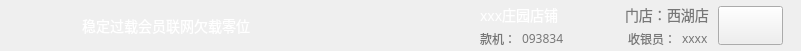
<?xml version="1.0" encoding="UTF-8"?>
<ui version="4.0">
 <class>TitleBarLabel</class>
 <widget class="QWidget" name="TitleBarLabel">
  <property name="geometry">
   <rect>
    <x>0</x>
    <y>0</y>
    <width>801</width>
    <height>51</height>
   </rect>
  </property>
  <property name="minimumSize">
   <size>
    <width>800</width>
    <height>51</height>
   </size>
  </property>
  <property name="maximumSize">
   <size>
    <width>16777215</width>
    <height>16777215</height>
   </size>
  </property>
  <property name="windowTitle">
   <string>TitleBarLabel</string>
  </property>
  <property name="styleSheet">
   <string notr="true"/>
  </property>
  <layout class="QHBoxLayout" name="horizontalLayout_5">
   <property name="spacing">
    <number>0</number>
   </property>
   <property name="leftMargin">
    <number>0</number>
   </property>
   <property name="topMargin">
    <number>0</number>
   </property>
   <property name="rightMargin">
    <number>0</number>
   </property>
   <property name="bottomMargin">
    <number>0</number>
   </property>
   <item>
    <widget class="QWidget" name="skintWidget" native="true">
     <property name="styleSheet">
      <string notr="true">QWidget#skintWidget {
	border-image: url(:/shareImages/title_bar.png);
}</string>
     </property>
     <layout class="QHBoxLayout" name="horizontalLayout_7">
      <property name="spacing">
       <number>0</number>
      </property>
      <property name="leftMargin">
       <number>18</number>
      </property>
      <property name="topMargin">
       <number>0</number>
      </property>
      <property name="rightMargin">
       <number>18</number>
      </property>
      <property name="bottomMargin">
       <number>0</number>
      </property>
      <item>
       <widget class="QLabel" name="logoLabel">
        <property name="sizePolicy">
         <sizepolicy hsizetype="Preferred" vsizetype="Preferred">
          <horstretch>0</horstretch>
          <verstretch>0</verstretch>
         </sizepolicy>
        </property>
        <property name="minimumSize">
         <size>
          <width>64</width>
          <height>19</height>
         </size>
        </property>
        <property name="maximumSize">
         <size>
          <width>16777215</width>
          <height>16777215</height>
         </size>
        </property>
        <property name="font">
         <font>
          <pointsize>10</pointsize>
         </font>
        </property>
        <property name="styleSheet">
         <string notr="true">/*border-image: url(:/shareImages/logo.png);*/
image: url(:/saleImage/logo_sale.png);</string>
        </property>
        <property name="text">
         <string/>
        </property>
       </widget>
      </item>
      <item>
       <widget class="QPushButton" name="stableButton">
        <property name="sizePolicy">
         <sizepolicy hsizetype="Minimum" vsizetype="Expanding">
          <horstretch>0</horstretch>
          <verstretch>0</verstretch>
         </sizepolicy>
        </property>
        <property name="minimumSize">
         <size>
          <width>0</width>
          <height>19</height>
         </size>
        </property>
        <property name="maximumSize">
         <size>
          <width>16777215</width>
          <height>16777215</height>
         </size>
        </property>
        <property name="font">
         <font>
          <family>微软雅黑</family>
          <pointsize>-1</pointsize>
         </font>
        </property>
        <property name="focusPolicy">
         <enum>Qt::NoFocus</enum>
        </property>
        <property name="styleSheet">
         <string notr="true">color: rgb(255, 255, 255);
border:none;
font-size:14px;
font-family:&quot;微软雅黑&quot;;</string>
        </property>
        <property name="text">
         <string>稳定</string>
        </property>
        <property name="icon">
         <iconset resource="../common_ui/resources.qrc">
          <normaloff>:/icoImage/stable_light.png</normaloff>
          <disabledoff>:/icoImage/stable.png</disabledoff>:/icoImage/stable_light.png</iconset>
        </property>
        <property name="iconSize">
         <size>
          <width>35</width>
          <height>32</height>
         </size>
        </property>
        <property name="flat">
         <bool>true</bool>
        </property>
       </widget>
      </item>
      <item>
       <widget class="QPushButton" name="overWeightButton">
        <property name="sizePolicy">
         <sizepolicy hsizetype="Minimum" vsizetype="Expanding">
          <horstretch>0</horstretch>
          <verstretch>0</verstretch>
         </sizepolicy>
        </property>
        <property name="minimumSize">
         <size>
          <width>0</width>
          <height>19</height>
         </size>
        </property>
        <property name="maximumSize">
         <size>
          <width>16777215</width>
          <height>16777215</height>
         </size>
        </property>
        <property name="font">
         <font>
          <family>微软雅黑</family>
          <pointsize>-1</pointsize>
         </font>
        </property>
        <property name="focusPolicy">
         <enum>Qt::NoFocus</enum>
        </property>
        <property name="styleSheet">
         <string notr="true">font-size:14px;
font-family:&quot;微软雅黑&quot;;
color: rgb(255, 255, 255);
border: none;</string>
        </property>
        <property name="text">
         <string>过载</string>
        </property>
        <property name="icon">
         <iconset resource="../common_ui/resources.qrc">
          <normaloff>:/icoImage/overload_light.png</normaloff>
          <disabledoff>:/icoImage/overload.png</disabledoff>:/icoImage/overload_light.png</iconset>
        </property>
        <property name="iconSize">
         <size>
          <width>35</width>
          <height>32</height>
         </size>
        </property>
        <property name="flat">
         <bool>true</bool>
        </property>
       </widget>
      </item>
      <item>
       <widget class="QPushButton" name="memberButton">
        <property name="sizePolicy">
         <sizepolicy hsizetype="Minimum" vsizetype="Expanding">
          <horstretch>0</horstretch>
          <verstretch>0</verstretch>
         </sizepolicy>
        </property>
        <property name="minimumSize">
         <size>
          <width>0</width>
          <height>19</height>
         </size>
        </property>
        <property name="maximumSize">
         <size>
          <width>16777215</width>
          <height>16777215</height>
         </size>
        </property>
        <property name="font">
         <font>
          <family>微软雅黑</family>
          <pointsize>-1</pointsize>
         </font>
        </property>
        <property name="focusPolicy">
         <enum>Qt::NoFocus</enum>
        </property>
        <property name="styleSheet">
         <string notr="true">font-size:14px;
font-family:&quot;微软雅黑&quot;;
color: rgb(255, 255, 255);
border: none;</string>
        </property>
        <property name="text">
         <string>会员</string>
        </property>
        <property name="icon">
         <iconset resource="../common_ui/resources.qrc">
          <normaloff>:/icoImage/member_light.png</normaloff>
          <disabledoff>:/icoImage/member.png</disabledoff>:/icoImage/member_light.png</iconset>
        </property>
        <property name="iconSize">
         <size>
          <width>35</width>
          <height>32</height>
         </size>
        </property>
        <property name="flat">
         <bool>true</bool>
        </property>
       </widget>
      </item>
      <item>
       <widget class="QPushButton" name="onlineStateButton">
        <property name="sizePolicy">
         <sizepolicy hsizetype="Minimum" vsizetype="Expanding">
          <horstretch>0</horstretch>
          <verstretch>0</verstretch>
         </sizepolicy>
        </property>
        <property name="minimumSize">
         <size>
          <width>0</width>
          <height>19</height>
         </size>
        </property>
        <property name="maximumSize">
         <size>
          <width>16777215</width>
          <height>16777215</height>
         </size>
        </property>
        <property name="font">
         <font>
          <family>微软雅黑</family>
          <pointsize>-1</pointsize>
         </font>
        </property>
        <property name="focusPolicy">
         <enum>Qt::NoFocus</enum>
        </property>
        <property name="styleSheet">
         <string notr="true">font-size:14px;
font-family:&quot;微软雅黑&quot;;
color: rgb(255, 255, 255);
border: none;</string>
        </property>
        <property name="text">
         <string>联网</string>
        </property>
        <property name="icon">
         <iconset resource="../common_ui/resources.qrc">
          <normaloff>:/icoImage/networking_light.png</normaloff>
          <disabledoff>:/icoImage/networking.png</disabledoff>:/icoImage/networking_light.png</iconset>
        </property>
        <property name="iconSize">
         <size>
          <width>35</width>
          <height>32</height>
         </size>
        </property>
        <property name="flat">
         <bool>true</bool>
        </property>
       </widget>
      </item>
      <item>
       <widget class="QPushButton" name="lessWeightButton">
        <property name="sizePolicy">
         <sizepolicy hsizetype="Minimum" vsizetype="Expanding">
          <horstretch>0</horstretch>
          <verstretch>0</verstretch>
         </sizepolicy>
        </property>
        <property name="minimumSize">
         <size>
          <width>0</width>
          <height>19</height>
         </size>
        </property>
        <property name="maximumSize">
         <size>
          <width>16777215</width>
          <height>16777215</height>
         </size>
        </property>
        <property name="font">
         <font>
          <family>微软雅黑</family>
          <pointsize>-1</pointsize>
         </font>
        </property>
        <property name="focusPolicy">
         <enum>Qt::NoFocus</enum>
        </property>
        <property name="styleSheet">
         <string notr="true">font-size:14px;
font-family:&quot;微软雅黑&quot;;
color: rgb(255, 255, 255);
border: none;</string>
        </property>
        <property name="text">
         <string>欠载</string>
        </property>
        <property name="icon">
         <iconset resource="../common_ui/resources.qrc">
          <normaloff>:/icoImage/underload_light.png</normaloff>
          <disabledoff>:/icoImage/underload.png</disabledoff>:/icoImage/underload_light.png</iconset>
        </property>
        <property name="iconSize">
         <size>
          <width>35</width>
          <height>32</height>
         </size>
        </property>
        <property name="flat">
         <bool>true</bool>
        </property>
       </widget>
      </item>
      <item>
       <widget class="QPushButton" name="zeroButton">
        <property name="sizePolicy">
         <sizepolicy hsizetype="Minimum" vsizetype="Expanding">
          <horstretch>0</horstretch>
          <verstretch>0</verstretch>
         </sizepolicy>
        </property>
        <property name="minimumSize">
         <size>
          <width>0</width>
          <height>19</height>
         </size>
        </property>
        <property name="maximumSize">
         <size>
          <width>16777215</width>
          <height>16777215</height>
         </size>
        </property>
        <property name="font">
         <font>
          <family>微软雅黑</family>
          <pointsize>-1</pointsize>
         </font>
        </property>
        <property name="focusPolicy">
         <enum>Qt::NoFocus</enum>
        </property>
        <property name="styleSheet">
         <string notr="true">font-size:14px;
font-family:&quot;微软雅黑&quot;;
color: rgb(255, 255, 255);
border: none;</string>
        </property>
        <property name="text">
         <string>零位</string>
        </property>
        <property name="icon">
         <iconset resource="../common_ui/resources.qrc">
          <normaloff>:/icoImage/zero_light.png</normaloff>
          <disabledoff>:/icoImage/zero.png</disabledoff>:/icoImage/zero_light.png</iconset>
        </property>
        <property name="iconSize">
         <size>
          <width>35</width>
          <height>32</height>
         </size>
        </property>
        <property name="flat">
         <bool>true</bool>
        </property>
       </widget>
      </item>
      <item>
       <spacer name="horizontalSpacer">
        <property name="orientation">
         <enum>Qt::Horizontal</enum>
        </property>
        <property name="sizeHint" stdset="0">
         <size>
          <width>25</width>
          <height>48</height>
         </size>
        </property>
       </spacer>
      </item>
      <item>
       <layout class="QVBoxLayout" name="verticalLayout">
        <property name="spacing">
         <number>0</number>
        </property>
        <item>
         <layout class="QHBoxLayout" name="horizontalLayout_4">
          <property name="spacing">
           <number>0</number>
          </property>
          <property name="topMargin">
           <number>4</number>
          </property>
          <item>
           <widget class="QLabel" name="shopLabel">
            <property name="sizePolicy">
             <sizepolicy hsizetype="Preferred" vsizetype="Minimum">
              <horstretch>0</horstretch>
              <verstretch>0</verstretch>
             </sizepolicy>
            </property>
            <property name="minimumSize">
             <size>
              <width>0</width>
              <height>15</height>
             </size>
            </property>
            <property name="maximumSize">
             <size>
              <width>16777215</width>
              <height>16777215</height>
             </size>
            </property>
            <property name="font">
             <font>
              <family>微软雅黑</family>
              <pointsize>-1</pointsize>
             </font>
            </property>
            <property name="styleSheet">
             <string notr="true">font-size:14px;
font-family:&quot;微软雅黑&quot;;
color: rgb(255, 255, 255);</string>
            </property>
            <property name="lineWidth">
             <number>1</number>
            </property>
            <property name="text">
             <string>xxx庄园店铺</string>
            </property>
           </widget>
          </item>
          <item>
           <spacer name="horizontalSpacer_3">
            <property name="orientation">
             <enum>Qt::Horizontal</enum>
            </property>
            <property name="sizeHint" stdset="0">
             <size>
              <width>40</width>
              <height>20</height>
             </size>
            </property>
           </spacer>
          </item>
          <item>
           <widget class="QLabel" name="storeLabel">
            <property name="sizePolicy">
             <sizepolicy hsizetype="Preferred" vsizetype="Minimum">
              <horstretch>0</horstretch>
              <verstretch>0</verstretch>
             </sizepolicy>
            </property>
            <property name="minimumSize">
             <size>
              <width>0</width>
              <height>15</height>
             </size>
            </property>
            <property name="maximumSize">
             <size>
              <width>16777215</width>
              <height>16777215</height>
             </size>
            </property>
            <property name="font">
             <font>
              <family>微软雅黑</family>
              <pointsize>-1</pointsize>
             </font>
            </property>
            <property name="styleSheet">
             <string notr="true">font-size:14px;
font-family:&quot;微软雅黑&quot;;
color: rgb(119, 119, 119);</string>
            </property>
            <property name="text">
             <string>门店：</string>
            </property>
           </widget>
          </item>
          <item>
           <widget class="QLabel" name="storeNameLabel">
            <property name="sizePolicy">
             <sizepolicy hsizetype="Preferred" vsizetype="Minimum">
              <horstretch>0</horstretch>
              <verstretch>0</verstretch>
             </sizepolicy>
            </property>
            <property name="minimumSize">
             <size>
              <width>0</width>
              <height>15</height>
             </size>
            </property>
            <property name="maximumSize">
             <size>
              <width>16777215</width>
              <height>16777215</height>
             </size>
            </property>
            <property name="font">
             <font>
              <family>微软雅黑</family>
              <pointsize>-1</pointsize>
             </font>
            </property>
            <property name="styleSheet">
             <string notr="true">font-size:14px;
font-family:&quot;微软雅黑&quot;;
color: rgb(119, 119, 119);</string>
            </property>
            <property name="text">
             <string>西湖店</string>
            </property>
           </widget>
          </item>
         </layout>
        </item>
        <item>
         <layout class="QHBoxLayout" name="horizontalLayout">
          <property name="spacing">
           <number>6</number>
          </property>
          <item>
           <widget class="QLabel" name="posLabel">
            <property name="sizePolicy">
             <sizepolicy hsizetype="Preferred" vsizetype="Minimum">
              <horstretch>0</horstretch>
              <verstretch>0</verstretch>
             </sizepolicy>
            </property>
            <property name="minimumSize">
             <size>
              <width>0</width>
              <height>15</height>
             </size>
            </property>
            <property name="maximumSize">
             <size>
              <width>16777215</width>
              <height>16777215</height>
             </size>
            </property>
            <property name="font">
             <font>
              <family>微软雅黑</family>
              <pointsize>-1</pointsize>
             </font>
            </property>
            <property name="styleSheet">
             <string notr="true">font-size:12px;
font-family:&quot;微软雅黑&quot;;
color: rgb(119, 119, 119);</string>
            </property>
            <property name="text">
             <string>款机：</string>
            </property>
           </widget>
          </item>
          <item>
           <widget class="QLabel" name="posIDLabel">
            <property name="sizePolicy">
             <sizepolicy hsizetype="Preferred" vsizetype="Minimum">
              <horstretch>0</horstretch>
              <verstretch>0</verstretch>
             </sizepolicy>
            </property>
            <property name="minimumSize">
             <size>
              <width>0</width>
              <height>15</height>
             </size>
            </property>
            <property name="maximumSize">
             <size>
              <width>16777215</width>
              <height>16777215</height>
             </size>
            </property>
            <property name="font">
             <font>
              <family>微软雅黑</family>
              <pointsize>-1</pointsize>
             </font>
            </property>
            <property name="styleSheet">
             <string notr="true">font-size:12px;
font-family:&quot;微软雅黑&quot;;
color: rgb(119, 119, 119);</string>
            </property>
            <property name="text">
             <string>093834</string>
            </property>
           </widget>
          </item>
          <item>
           <spacer name="horizontalSpacer_4">
            <property name="orientation">
             <enum>Qt::Horizontal</enum>
            </property>
            <property name="sizeHint" stdset="0">
             <size>
              <width>40</width>
              <height>20</height>
             </size>
            </property>
           </spacer>
          </item>
          <item>
           <widget class="QLabel" name="cashierLabel">
            <property name="sizePolicy">
             <sizepolicy hsizetype="Preferred" vsizetype="Minimum">
              <horstretch>0</horstretch>
              <verstretch>0</verstretch>
             </sizepolicy>
            </property>
            <property name="minimumSize">
             <size>
              <width>0</width>
              <height>15</height>
             </size>
            </property>
            <property name="maximumSize">
             <size>
              <width>16777215</width>
              <height>16777215</height>
             </size>
            </property>
            <property name="font">
             <font>
              <family>微软雅黑</family>
              <pointsize>-1</pointsize>
             </font>
            </property>
            <property name="styleSheet">
             <string notr="true">font-size:12px;
font-family:&quot;微软雅黑&quot;;
color: rgb(119, 119, 119);</string>
            </property>
            <property name="text">
             <string>收银员：</string>
            </property>
           </widget>
          </item>
          <item>
           <widget class="QLabel" name="cashierNameLabel">
            <property name="sizePolicy">
             <sizepolicy hsizetype="Preferred" vsizetype="Minimum">
              <horstretch>0</horstretch>
              <verstretch>0</verstretch>
             </sizepolicy>
            </property>
            <property name="minimumSize">
             <size>
              <width>0</width>
              <height>15</height>
             </size>
            </property>
            <property name="maximumSize">
             <size>
              <width>16777215</width>
              <height>16777215</height>
             </size>
            </property>
            <property name="font">
             <font>
              <family>微软雅黑</family>
              <pointsize>-1</pointsize>
             </font>
            </property>
            <property name="styleSheet">
             <string notr="true">font-size:12px;
font-family:&quot;微软雅黑&quot;;
color: rgb(119, 119, 119);</string>
            </property>
            <property name="text">
             <string>xxxx</string>
            </property>
           </widget>
          </item>
         </layout>
        </item>
       </layout>
      </item>
      <item>
       <spacer name="horizontalSpacer_2">
        <property name="orientation">
         <enum>Qt::Horizontal</enum>
        </property>
        <property name="sizeType">
         <enum>QSizePolicy::Fixed</enum>
        </property>
        <property name="sizeHint" stdset="0">
         <size>
          <width>9</width>
          <height>48</height>
         </size>
        </property>
       </spacer>
      </item>
      <item>
       <widget class="QPushButton" name="backButton">
        <property name="sizePolicy">
         <sizepolicy hsizetype="Fixed" vsizetype="Fixed">
          <horstretch>0</horstretch>
          <verstretch>0</verstretch>
         </sizepolicy>
        </property>
        <property name="minimumSize">
         <size>
          <width>65</width>
          <height>39</height>
         </size>
        </property>
        <property name="maximumSize">
         <size>
          <width>16777215</width>
          <height>16777215</height>
         </size>
        </property>
        <property name="focusPolicy">
         <enum>Qt::NoFocus</enum>
        </property>
        <property name="styleSheet">
         <string notr="true">QPushButton#backButton {
	border-image: url(:/shareImages/btn_back_normal.png);
}

QPushButton#backButton:pressed {
	border-image: url(:/shareImages/btn_back_press.png);
}</string>
        </property>
        <property name="text">
         <string/>
        </property>
       </widget>
      </item>
     </layout>
    </widget>
   </item>
  </layout>
 </widget>
 <layoutdefault spacing="6" margin="11"/>
 <resources>
  <include location="../common_ui/resources.qrc"/>
 </resources>
 <connections/>
</ui>
